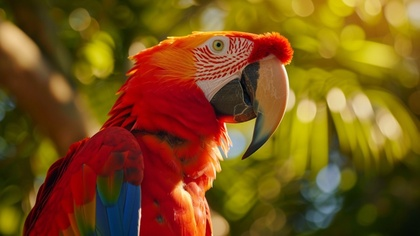
%> input picture SEM_6/DSIP/LAB/input_image.jpg, 420 x 236 px, shrunk from 2560 x 1440 before the run
$ octave exp72.m   (GNU Octave 9; MATLAB toolbox functions it lacks are replaced by stand-ins)
%> lines starting %> are read from the running program, lines starting %| are printed output that depends on the picture
figure(2);
img = imread("input_image.jpg");
%> img is the input picture: size 236x420x3 uint8; mean R, G, B 120.9, 81.5, 24.6
[width, height, dim] = size(img);
%> width = 236; height = 420; dim = 3
subplot(1,3,1);
imshow(img);
title("Original Image");

gray_img = rgb2gray(img);
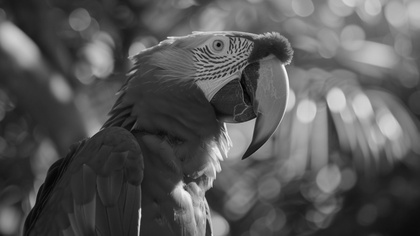
%> gray_img: size 236x420 uint8; min 1, max 250, mean 86.8
A = zeros(width+2, height+2);
for i = 1:1:width
    for j = 1:1:height
        A(i+1, j+1) = gray_img(i, j);
    end
end
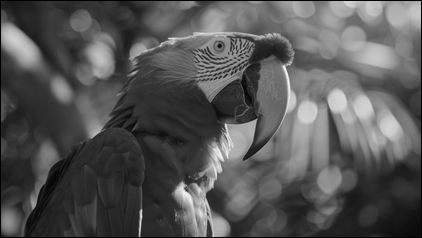
%> A: size 238x422 double; min 0, max 250, mean 85.7

w1 = [1 1 1 0 0 0 -1 -1 -1];
w2 = [-1 0 1 -1 0 1 -1 0 1];
for i = 2:1:width+1
    for j = 2:1:height+1
        gx = w1(1)*A(i-1,j-1) + w1(2)*A(i-1,j) + w1(3)*A(i-1,j+1) + w1(4)*A(i,j-1) + w1(5)*A(i,j) + w1(6)*A(i,j+1) + w1(7)*A(i+1,j-1) + w1(8)*A(i+1,j) + w1(9)*A(i+1,j+1);
        gy = w2(1)*A(i-1,j-1) + w2(2)*A(i-1,j) + w2(3)*A(i-1,j+1) + w2(4)*A(i,j-1) + w2(5)*A(i,j) + w2(6)*A(i,j+1) + w2(7)*A(i+1,j-1) + w2(8)*A(i+1,j) + w2(9)*A(i+1,j+1);
        C(i,j) = sqrt(gx.^2 + gy.^2);
    end
end
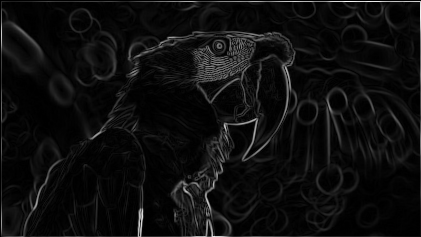
%> C: size 237x421 double; min 0, max 628, mean 35.1; drawn with min black and max white

for i = 1:1:width
    for j = 1:1:height
        B(i,j) = C(i+1,j+1);
    end
end
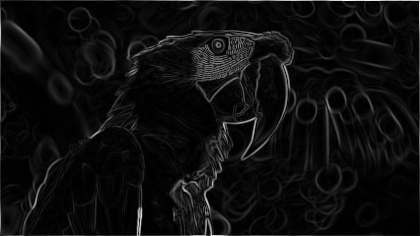
%> B: size 236x420 double; min 0, max 628, mean 35.4; drawn with min black and max white

subplot(1,3,2);
imshow(gray_img);
title("Grayscale Image");

subplot(1,3,3);
imshow(uint8(B));
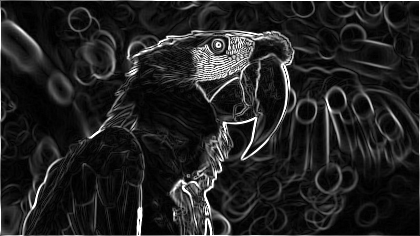
%> displayed picture: size 236x420, on the screen's scale of 0 to 255; min 0, max 255, mean 34.1
title("Prewitt Image");
